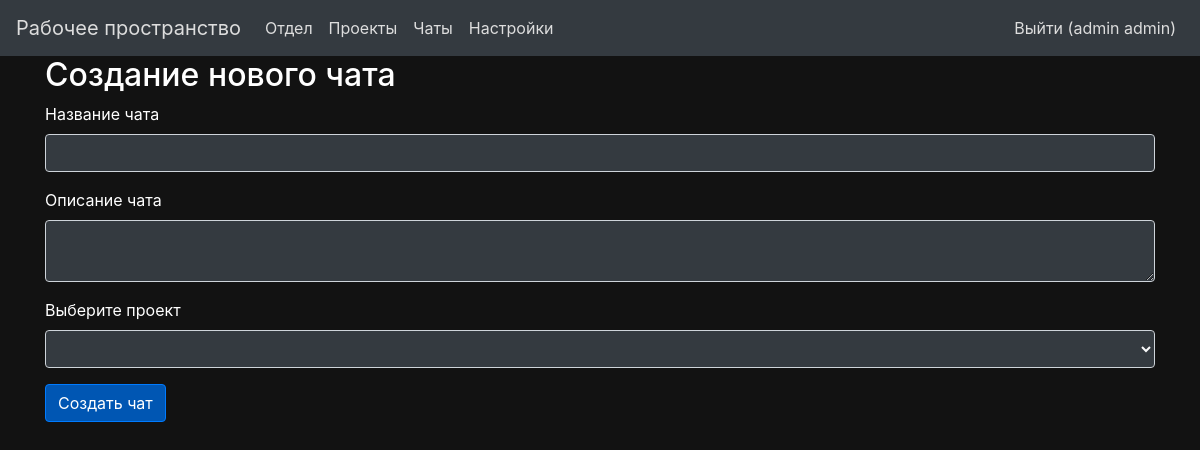
Page /chat/new (signed in) on the earlier database version.
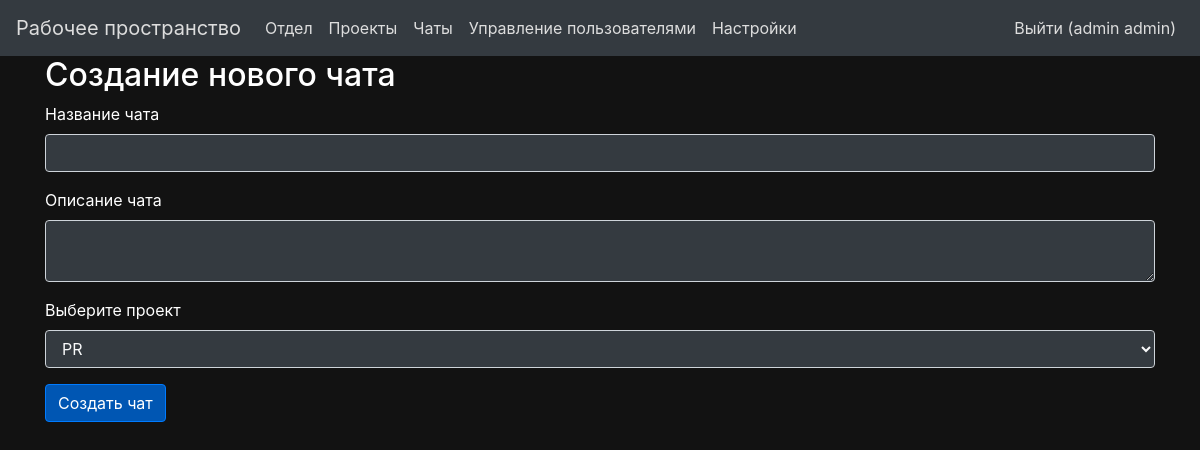
Same page on the later database version.
### app/views.py (the view, shortened to what this page needs)
@app.route('/chat/new', methods=['GET', 'POST'])
@login_required
def new_chat():
    form = ChatForm()
    form.project_id.choices = [(p.id, p.title) for p in Project.query.all()]
    return render_template('new_chat.html', form=form, theme_value=get_theme_value())

### app/forms.py
class ChatForm(FlaskForm):
    title = StringField('Название чата', validators=[DataRequired()])
    description = TextAreaField('Описание чата')
    project_id = SelectField('Выберите проект', coerce=int)  # Добавляем выбор проекта
    submit = SubmitField('Создать чат')

### app/__init__.py (called while the page is built)
@login_manager.user_loader
def load_user(user_id):
    return models.User.query.get(int(user_id))

### app/views.py (called while the page is built)
def get_theme_value():
    if current_user.is_authenticated:  # Проверяем, аутентифицирован ли пользователь
        theme_setting = Setting.query.filter_by(user_id=current_user.id, key='theme').first()
        return theme_setting.value == 'dark' if theme_setting else False
    return False  # Если пользователь не аутентифицирован, возвращаем значение по умолчанию

### app/templates/new_chat.html (shortened to what this page needs)
{% extends "base.html" %}
{% block content %}
<h2>Создание нового чата</h2>
<form method="POST">
   <div class="form-group">
       {{ form.title.label(class='form-label') }}
       {{ form.title(class='form-control bg-dark text-light' if theme_value else 'form-control bg-light') }}
   </div>
   <div class="form-group">
       {{ form.description.label(class='form-label') }}
       {{ form.description(class='form-control bg-dark text-light' if theme_value else 'form-control bg-light') }}
   </div>
   <div class="form-group">
       {{ form.project_id.label(class='form-label') }}
       {{ form.project_id(class='form-control bg-dark text-light' if theme_value else 'form-control bg-light') }}
   </div>
   {{ form.submit(class='btn btn-primary') }}
</form>
{% endblock %}

### app/templates/base.html (shortened to what this page needs)
<!DOCTYPE html>
<html lang="en">
<head>
    <link rel="stylesheet" href="https://stackpath.bootstrapcdn.com/bootstrap/4.5.2/css/bootstrap.min.css">
    <link rel="stylesheet" href="{{ url_for('static', filename='css/styles.css') }}">
</head>
<body class="{{ 'dark' if theme_value else 'light' }}">
    <nav class="navbar navbar-expand-lg {{ 'bg-dark text-light' if theme_value else 'bg-light navbar-light' }}">
        <a class="navbar-brand" href="{{ url_for('index') }}">Рабочее пространство</a>
        <div class="collapse navbar-collapse" id="navbarNav">
            <ul class="navbar-nav mr-auto">
                <li class="nav-item"><a class="nav-link" href="{{ url_for('new_department') }}">Отдел</a></li>
                <li class="nav-item"><a class="nav-link" href="{{ url_for('new_project') }}">Проекты</a></li>
                <li class="nav-item"><a class="nav-link" href="{{ url_for('chat_list') }}">Чаты</a></li>
                {% if current_user.is_authenticated and current_user.role_id == 1 %}
                <li class="nav-item"><a class="nav-link" href="{{ url_for('users') }}">Управление пользователями</a>
                </li>
                {% endif %}
                <li class="nav-item"><a class="nav-link" href="{{ url_for('settings') }}">Настройки</a></li>
            </ul>
            <ul class="navbar-nav ml-auto">
                {% if current_user.is_authenticated %}
                <li class="nav-item"><a class="nav-link" href="{{ url_for('logout') }}">Выйти ({{ current_user.name
                        }})</a></li>
                {% else %}
                <li class="nav-item"><a class="nav-link" href="{{ url_for('register') }}">Регистрация</a></li>
                <li class="nav-item"><a class="nav-link" href="{{ url_for('login') }}">Войти</a></li>
                {% endif %}
            </ul>
        </div>
    </nav>
    <div class="container">
        {% block content %}
        {% endblock %}
    </div>
</body>
</html>

Differences in the rows shown:
changed User "admin admin": role_id 3 → 1 (drawn)
Other differences:
form field project_id: (not shown) → "PR"
text now shown: "Управление пользователями"
